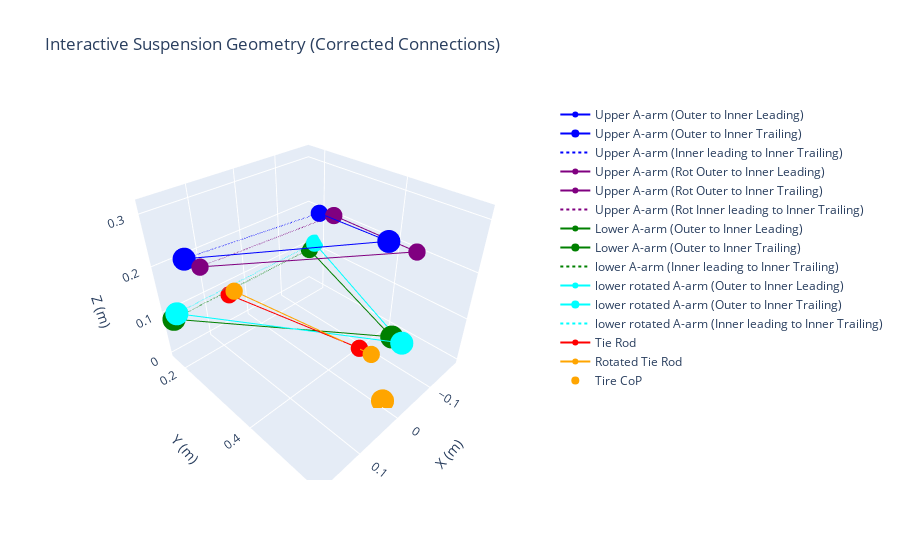

Notebook code for this chart:
### Code cell
def plot_suspension_interactive(upper, lower, upper_rot, low_rot, tie, tie_rot, cop):
    fig = go.Figure()

    # Upper A-arm
    fig.add_trace(go.Scatter3d(
        x=[upper[0, 0], upper[1, 0]], y=[upper[0, 1], upper[1, 1]], z=[upper[0, 2], upper[1, 2]],
        mode='lines+markers',
        name='Upper A-arm (Outer to Inner Leading)',
        marker=dict(size=6, color='blue'),
        line=dict(color='blue', width=2)
    ))
    fig.add_trace(go.Scatter3d(
        x=[upper[0, 0], upper[2, 0]], y=[upper[0, 1], upper[2, 1]], z=[upper[0, 2], upper[2, 2]],
        mode='lines+markers',
        name='Upper A-arm (Outer to Inner Trailing)',
        line=dict(color='blue', width=2)
    ))
    fig.add_trace(go.Scatter3d(
        x=[upper[1, 0], upper[2, 0]], y=[upper[1, 1], upper[2, 1]], z=[upper[1, 2], upper[2, 2]],
        mode='lines',
        name='Upper A-arm (Inner leading to Inner Trailing)',
        line=dict(color='blue', width=2, dash='dot')
    ))
    # Rotated Upper A-arm
    fig.add_trace(go.Scatter3d(
        x=[upper_rot[0, 0], upper_rot[1, 0]], y=[upper_rot[0, 1], upper_rot[1, 1]], z=[upper_rot[0, 2], upper_rot[1, 2]],
        mode='lines+markers',
        name='Upper A-arm (Rot Outer to Inner Leading)',
        marker=dict(size=6, color='purple'),
        line=dict(color='purple', width=2)
    ))
    fig.add_trace(go.Scatter3d(
        x=[upper_rot[0, 0], upper_rot[2, 0]], y=[upper_rot[0, 1], upper_rot[2, 1]], z=[upper_rot[0, 2], upper_rot[2, 2]],
        mode='lines+markers',
        name='Upper A-arm (Rot Outer to Inner Trailing)',
        marker=dict(size=6, color='purple'),
        line=dict(color='purple', width=2)
    ))
    
    fig.add_trace(go.Scatter3d(
        x=[upper_rot[1, 0], upper_rot[2, 0]], y=[upper_rot[1, 1], upper_rot[2, 1]], z=[upper_rot[1, 2], upper_rot[2, 2]],
        mode='lines',
        name='Upper A-arm (Rot Inner leading to Inner Trailing)',
        line=dict(color='purple', width=2, dash='dot')
    ))
    
    # Lower A-arm
    fig.add_trace(go.Scatter3d(
        x=[lower[0, 0], lower[1, 0]], y=[lower[0, 1], lower[1, 1]], z=[lower[0, 2], lower[1, 2]],
        mode='lines+markers',
        name='Lower A-arm (Outer to Inner Leading)',
        marker=dict(size=6, color='green'),
        line=dict(color='green', width=2)
    ))
    fig.add_trace(go.Scatter3d(
        x=[lower[0, 0], lower[2, 0]], y=[lower[0, 1], lower[2, 1]], z=[lower[0, 2], lower[2, 2]],
        mode='lines+markers',
        name='Lower A-arm (Outer to Inner Trailing)',
        line=dict(color='green', width=2)
    ))
    fig.add_trace(go.Scatter3d(
        x=[lower[1, 0], lower[2, 0]], y=[lower[1, 1], lower[2, 1]], z=[lower[1, 2], lower[2, 2]],
        mode='lines',
        name='lower A-arm (Inner leading to Inner Trailing)',
        line=dict(color='green', width=2, dash='dot')
    ))
    
    # Rotated Lower A-arm
    fig.add_trace(go.Scatter3d(
        x=[low_rot[0, 0], low_rot[1, 0]], y=[low_rot[0, 1], low_rot[1, 1]], z=[low_rot[0, 2], low_rot[1, 2]],
        mode='lines+markers',
        name='lower rotated A-arm (Outer to Inner Leading)',
        marker=dict(size=6, color='cyan'),
        line=dict(color='cyan', width=2)
    ))
    fig.add_trace(go.Scatter3d(
        x=[low_rot[0, 0], low_rot[2, 0]], y=[low_rot[0, 1], low_rot[2, 1]], z=[low_rot[0, 2], low_rot[2, 2]],
        mode='lines+markers',
        name='lower rotated A-arm (Outer to Inner Trailing)',
        line=dict(color='cyan', width=2)
    ))
    fig.add_trace(go.Scatter3d(
        x=[low_rot[1, 0], low_rot[2, 0]], y=[low_rot[1, 1], low_rot[2, 1]], z=[low_rot[1, 2], low_rot[2, 2]],
        mode='lines',
        name='lower rotated A-arm (Inner leading to Inner Trailing)',
        line=dict(color='cyan', width=2, dash='dot')
    ))

    # Tie rod
    fig.add_trace(go.Scatter3d(
        x=[tie[0, 0], tie[1, 0]], y=[tie[0, 1], tie[1, 1]], z=[tie[0, 2], tie[1, 2]],
        mode='lines+markers',
        name='Tie Rod',
        marker=dict(size=6, color='red'),
        line=dict(color='red', width=2)
    ))

    # Rotated Tie rod
    fig.add_trace(go.Scatter3d(
        x=[tie_rot[0, 0], tie_rot[1, 0]], y=[tie_rot[0, 1], tie_rot[1, 1]], z=[tie_rot[0, 2], tie_rot[1, 2]],
        mode='lines+markers',
        name='Rotated Tie Rod',
        marker=dict(size=6, color='orange'),
        line=dict(color='orange', width=2)
    ))
    # Tire CoP
    fig.add_trace(go.Scatter3d(
        x=[cop[0]], y=[cop[1]], z=[cop[2]],
        mode='markers',
        name='Tire CoP',
        marker=dict(size=8, color='orange')
    ))

    # Set axis labels
    fig.update_layout(
        title="Interactive Suspension Geometry (Corrected Connections)",
        scene=dict(
            xaxis_title="X (m)",
            yaxis_title="Y (m)",
            zaxis_title="Z (m)"
        )
    )

    fig.show()

# Example usage
plot_suspension_interactive(upper_a_arm, lower_a_arm, rotated_upper, rotated_lower, tie_rod, rotated_tie, tire_cop)

### Figure 1 — Plotly figure (JSON) as saved in the notebook; plotly's stock layout.template omitted (floating-point values rounded to 4 significant figures)
{"data": [{"line": {"color": "blue", "width": 2}, "marker": {"color": "blue", "size": 6}, "mode": "lines+markers", "name": "Upper A-arm (Outer to Inner Leading)", "type": "scatter3d", "x": [0.0015, -0.135], "y": [0.5065, 0.24], "z": [0.315, 0.22]}, {"line": {"color": "blue", "width": 2}, "mode": "lines+markers", "name": "Upper A-arm (Outer to Inner Trailing)", "type": "scatter3d", "x": [0.0015, 0.18], "y": [0.5065, 0.255], "z": [0.315, 0.255]}, {"line": {"color": "blue", "dash": "dot", "width": 2}, "mode": "lines", "name": "Upper A-arm (Inner leading to Inner Trailing)", "type": "scatter3d", "x": [-0.135, 0.18], "y": [0.24, 0.255], "z": [0.22, 0.255]}, {"line": {"color": "purple", "width": 2}, "marker": {"color": "purple", "size": 6}, "mode": "lines+markers", "name": "Upper A-arm (Rot Outer to Inner Leading)", "type": "scatter3d", "x": [-0.001931, -0.135], "y": [0.5507, 0.2793], "z": [0.3151, 0.2287]}, {"line": {"color": "purple", "width": 2}, "marker": {"color": "purple", "size": 6}, "mode": "lines+markers", "name": "Upper A-arm (Rot Outer to Inner Trailing)", "type": "scatter3d", "x": [-0.001931, 0.18], "y": [0.5507, 0.3001], "z": [0.3151, 0.2605]}, {"line": {"color": "purple", "dash": "dot", "width": 2}, "mode": "lines", "name": "Upper A-arm (Rot Inner leading to Inner Trailing)", "type": "scatter3d", "x": [-0.135, 0.18], "y": [0.2793, 0.3001], "z": [0.2287, 0.2605]}, {"line": {"color": "green", "width": 2}, "marker": {"color": "green", "size": 6}, "mode": "lines+markers", "name": "Lower A-arm (Outer to Inner Leading)", "type": "scatter3d", "x": [-0.0175, -0.18], "y": [0.519, 0.165], "z": [0.137, 0.087]}, {"line": {"color": "green", "width": 2}, "mode": "lines+markers", "name": "Lower A-arm (Outer to Inner Trailing)", "type": "scatter3d", "x": [-0.0175, 0.18], "y": [0.519, 0.17], "z": [0.137, 0.087]}, {"line": {"color": "green", "dash": "dot", "width": 2}, "mode": "lines", "name": "lower A-arm (Inner leading to Inner Trailing)", "type": "scatter3d", "x": [-0.18, 0.18], "y": [0.165, 0.17], "z": [0.087, 0.087]}, {"line": {"color": "cyan", "width": 2}, "marker": {"color": "cyan", "size": 6}, "mode": "lines+markers", "name": "lower rotated A-arm (Outer to Inner Leading)", "type": "scatter3d", "x": [-0.01741, -0.18], "y": [0.5389, 0.1823], "z": [0.1365, 0.1107]}, {"line": {"color": "cyan", "width": 2}, "mode": "lines+markers", "name": "lower rotated A-arm (Outer to Inner Trailing)", "type": "scatter3d", "x": [-0.01741, 0.18], "y": [0.5389, 0.1872], "z": [0.1365, 0.1099]}, {"line": {"color": "cyan", "dash": "dot", "width": 2}, "mode": "lines", "name": "lower rotated A-arm (Inner leading to Inner Trailing)", "type": "scatter3d", "x": [-0.18, 0.18], "y": [0.1823, 0.1872], "z": [0.1107, 0.1099]}, {"line": {"color": "red", "width": 2}, "marker": {"color": "red", "size": 6}, "mode": "lines+markers", "name": "Tie Rod", "type": "scatter3d", "x": [0.06, 0.07], "y": [0.515, 0.195], "z": [0.16, 0.1]}, {"line": {"color": "orange", "width": 2}, "marker": {"color": "orange", "size": 6}, "mode": "lines+markers", "name": "Rotated Tie Rod", "type": "scatter3d", "x": [0.05901, 0.07], "y": [0.5367, 0.2141], "z": [0.1614, 0.1183]}, {"marker": {"color": "orange", "size": 8}, "mode": "markers", "name": "Tire CoP", "type": "scatter3d", "x": [-0.005], "y": [0.525], "z": [0]}], "layout": {"scene": {"xaxis": {"title": {"text": "X (m)"}}, "yaxis": {"title": {"text": "Y (m)"}}, "zaxis": {"title": {"text": "Z (m)"}}}, "title": {"text": "Interactive Suspension Geometry (Corrected Connections)"}}}
